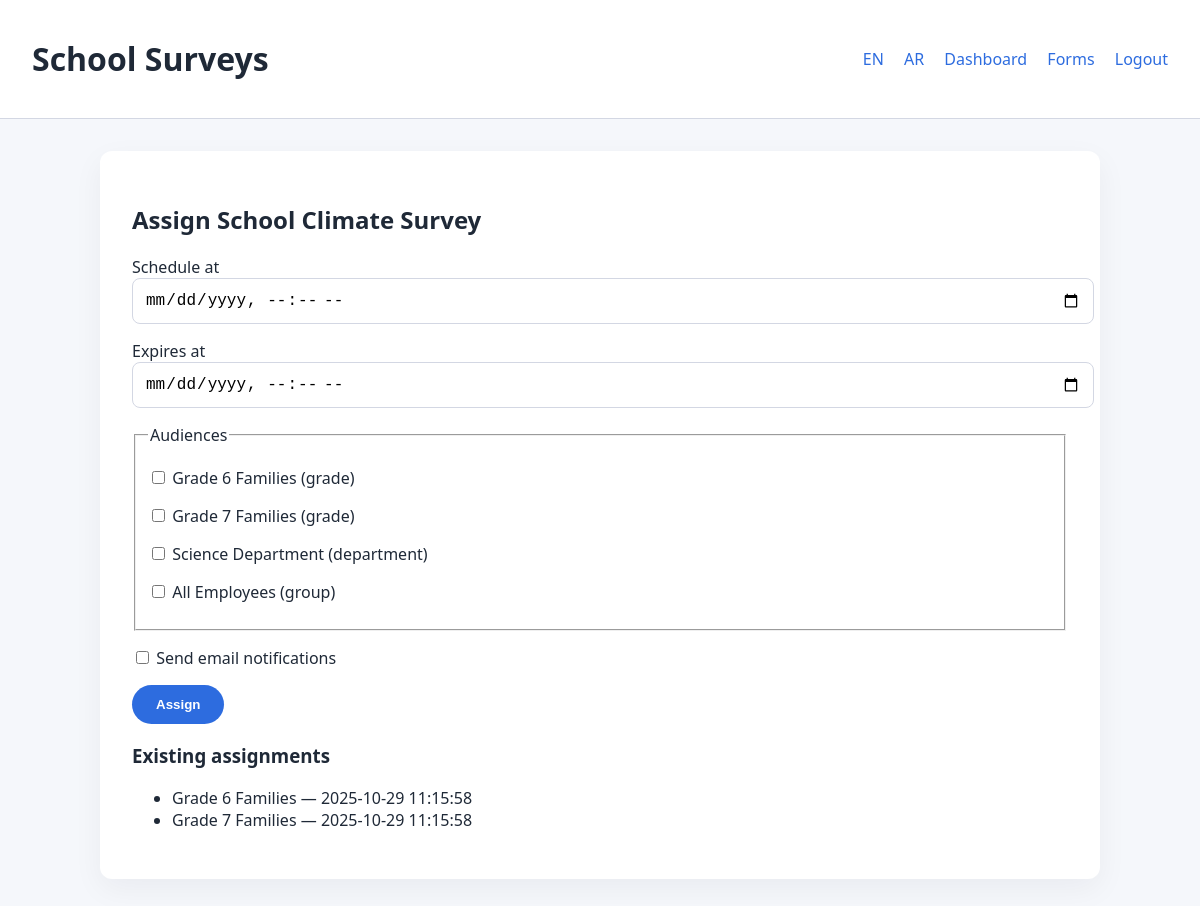
The page /forms/1/assign (signed in) on the database its author committed.
### tables this page shows
CREATE TABLE forms (
    id INT AUTO_INCREMENT PRIMARY KEY,
    owner_id INT NOT NULL,
    title VARCHAR(255) NOT NULL,
    description TEXT,
    status ENUM('draft','published') DEFAULT 'draft',
    allow_anonymous TINYINT(1) DEFAULT 0,
    allow_edits TINYINT(1) DEFAULT 0,
    target_audience ENUM('families','employees','both') DEFAULT 'families',
    settings JSON,
    created_at TIMESTAMP DEFAULT CURRENT_TIMESTAMP,
    updated_at TIMESTAMP DEFAULT CURRENT_TIMESTAMP ON UPDATE CURRENT_TIMESTAMP,
    FOREIGN KEY (owner_id) REFERENCES users(id)
);

CREATE TABLE audiences (
    id INT AUTO_INCREMENT PRIMARY KEY,
    type ENUM('grade','class','department','group') NOT NULL,
    name VARCHAR(100) NOT NULL
);

CREATE TABLE form_assignments (
    id INT AUTO_INCREMENT PRIMARY KEY,
    form_id INT NOT NULL,
    audience_id INT NOT NULL,
    scheduled_at DATETIME,
    FOREIGN KEY (form_id) REFERENCES forms(id),
    FOREIGN KEY (audience_id) REFERENCES audiences(id)
);

### app/controllers/BaseController.php (called while the page is built, shortened)
<?php
class BaseController
{
    protected function view(string $template, array $data = []): void
    {
        include __DIR__ . '/../views/layout.php';
    }
}

### app/controllers/AssignController.php (called while the page is built, shortened)
<?php
class AssignController extends BaseController
{
    private Form $forms;
    private Audience $audiences;
    private Assignment $assignments;
    public function __construct(PDO $pdo)
    {
        $this->forms = new Form($pdo);
        $this->audiences = new Audience($pdo);
        $this->assignments = new Assignment($pdo);
    }
    public function show(int $id): void
    {
        $form = $this->forms->find($id);
        $audiences = $this->audiences->all();
        $assignments = $this->assignments->getByForm($id);
        $this->view('forms/assign', [
            'form' => $form,
            'audiences' => $audiences,
            'assignments' => $assignments,
            'csrf' => Csrf::field(),
        ]);
    }
}

### public/index.php (called while the page is built, shortened)
<?php
$config = require __DIR__ . '/../config.php';
$dsn = sprintf('mysql:host=%s;port=%d;dbname=%s;charset=%s', $config['db']['host'], $config['db']['port'], $config['db']['database'], $config['db']['charset']);
$pdo = new PDO($dsn, $config['db']['username'], $config['db']['password'], [
    PDO::ATTR_ERRMODE => PDO::ERRMODE_EXCEPTION,
]);
$router = new Router();
$authController = new AuthController($pdo);
$dashboardController = new DashboardController($pdo);
$formController = new FormController($pdo);
$builderController = new BuilderController($pdo);
$assignController = new AssignController($pdo);
$responseController = new ResponseController($pdo);
$analyticsController = new AnalyticsController($pdo);
$exportController = new ExportController($pdo);
$localeController = new LocaleController($pdo);
$router->get('/', fn() => header('Location: /login'));
$router->get('/login', fn() => $authController->showLogin());
$router->post('/login', fn() => $authController->login());
$router->get('/logout', fn() => $authController->logout());
$router->get('/locale/en', fn() => $localeController->switch('en'));
$router->get('/locale/ar', fn() => $localeController->switch('ar'));
$router->get('/dashboard', function () use ($dashboardController) {
    AuthMiddleware::requireLogin(['admin', 'employee'])(function () use ($dashboardController) {
        $dashboardController->index();
    });
});
$router->get('/forms', function () use ($formController) {
    AuthMiddleware::requireLogin(['admin', 'employee'])(function () use ($formController) {
        $formController->index();
    });
});
$router->get('/forms/create', function () use ($formController) {
    AuthMiddleware::requireLogin(['admin', 'employee'])(function () use ($formController) {
        $formController->create();
    });
});
$router->post('/forms', function () use ($formController) {
    AuthMiddleware::requireLogin(['admin', 'employee'])(function () use ($formController) {
        $formController->store();
    });
});
$router->get('/forms/(\d+)/edit', function ($id) use ($formController) {
    AuthMiddleware::requireLogin(['admin', 'employee'])(function () use ($formController, $id) {
        $formController->edit((int)$id);
    });
});
$router->post('/forms/(\d+)', function ($id) use ($formController) {
    AuthMiddleware::requireLogin(['admin', 'employee'])(function () use ($formController, $id) {
        $formController->update((int)$id);
    });
});
$router->get('/forms/(\d+)/builder', function ($id) use ($builderController) {
    AuthMiddleware::requireLogin(['admin', 'employee'])(function () use ($builderController, $id) {
        $builderController->builder((int)$id);
    });
});
$router->post('/forms/(\d+)/questions', function ($id) use ($builderController) {
    AuthMiddleware::requireLogin(['admin', 'employee'])(function () use ($builderController, $id) {
        $builderController->addQuestion((int)$id);
    });
});
$router->post('/forms/(\d+)/reorder', function ($id) use ($builderController) {
    AuthMiddleware::requireLogin(['admin', 'employee'])(function () use ($builderController, $id) {
        $builderController->reorder((int)$id);
    });
});
$router->get('/forms/(\d+)/assign', function ($id) use ($assignController) {
    AuthMiddleware::requireLogin(['admin', 'employee'])(function () use ($assignController, $id) {
        $assignController->show((int)$id);
    });
});
$router->post('/forms/(\d+)/assign', function ($id) use ($assignController) {
    AuthMiddleware::requireLogin(['admin', 'employee'])(function () use ($assignController, $id) {
        $assignController->assign((int)$id);
    });
});
$router->get('/forms/(\d+)/analytics', function ($id) use ($analyticsController) {
    AuthMiddleware::requireLogin(['admin', 'employee'])(function () use ($analyticsController, $id) {
        $analyticsController->show((int)$id);
    });
});
$router->get('/forms/(\d+)/export/responses', function ($id) use ($exportController) {
    AuthMiddleware::requireLogin(['admin', 'employee'])(function () use ($exportController, $id) {
        $exportController->exportResponses((int)$id);
    });
});
$router->get('/forms/(\d+)/export/analytics', function ($id) use ($exportController) {
    AuthMiddleware::requireLogin(['admin', 'employee'])(function () use ($exportController, $id) {
        $exportController->exportAnalytics((int)$id);
    });
});
$router->get('/respond/([A-Za-z0-9]+)', function ($token) use ($responseController) {
    $responseController->show($token);
});
$router->post('/respond/([A-Za-z0-9]+)', function ($token) use ($responseController) {
    $responseController->submit($token);
});
$router->dispatch($_SERVER['REQUEST_METHOD'], $_SERVER['REQUEST_URI']);

### app/middleware/AuthMiddleware.php (called while the page is built, shortened)
<?php
class AuthMiddleware
{
    public static function requireLogin(array $roles = []): callable
    {
        return function (callable $next) use ($roles) {
            if (!Auth::check()) {
                header('Location: /login');
                exit;
            }
            if ($roles && !Auth::userHasRole($roles)) {
                http_response_code(403);
                echo 'Forbidden';
                return;
            }
            $next();
        };
    }
}

### app/models/BaseModel.php (called while the page is built, shortened)
<?php
abstract class BaseModel
{
    public function __construct(PDO $pdo)
    {
        $this->pdo = $pdo;
    }
}

### app/models/Form.php (called while the page is built, shortened)
<?php
class Form extends BaseModel
{
    public function find(int $id): ?array
    {
        $stmt = $this->pdo->prepare('SELECT * FROM forms WHERE id = :id');
        $stmt->execute(['id' => $id]);
        $form = $stmt->fetch(PDO::FETCH_ASSOC);
        return $form ?: null;
    }
}

### app/models/Audience.php (called while the page is built, shortened)
<?php
class Audience extends BaseModel
{
    public function all(): array
    {
        $stmt = $this->pdo->query('SELECT * FROM audiences ORDER BY type, name');
        return $stmt->fetchAll(PDO::FETCH_ASSOC);
    }
}

### app/models/Assignment.php (called while the page is built, shortened)
<?php
class Assignment extends BaseModel
{
    public function getByForm(int $formId): array
    {
        $stmt = $this->pdo->prepare('SELECT fa.*, a.name, a.type FROM form_assignments fa JOIN audiences a ON fa.audience_id = a.id WHERE fa.form_id = :form_id');
        $stmt->execute(['form_id' => $formId]);
        return $stmt->fetchAll(PDO::FETCH_ASSOC);
    }
}

### app/views/forms/assign.php (the view, shortened to what this page needs)
<section>
    <h2>Assign <?= htmlspecialchars($form['title']) ?></h2>
    <form method="POST" action="/forms/<?= $form['id'] ?>/assign">
        <label>Schedule at
            <input type="datetime-local" name="scheduled_at">
        </label>
        <label>Expires at
            <input type="datetime-local" name="expires_at">
        </label>
        <fieldset>
            <legend>Audiences</legend>
            <?php foreach ($audiences as $audience): ?>
                <label>
                    <input type="checkbox" name="audiences[]" value="<?= $audience['id'] ?>">
                    <?= htmlspecialchars($audience['name']) ?> (<?= htmlspecialchars($audience['type']) ?>)
                </label>
            <?php endforeach; ?>
        </fieldset>
        <label><input type="checkbox" name="send_emails"> Send email notifications</label>
        <button type="submit">Assign</button>
    </form>
    <h3>Existing assignments</h3>
    <ul>
        <?php foreach ($assignments as $assignment): ?>
            <li><?= htmlspecialchars($assignment['name']) ?> — <?= htmlspecialchars($assignment['scheduled_at']) ?></li>
        <?php endforeach; ?>
    </ul>
</section>

### app/router.php (shortened to what this page needs)
<?php
class Router
{
    private array $routes = [];
    public function get(string $path, callable $handler): void
    {
        $this->routes['GET'][] = [$path, $this->compile($path), $handler];
    }
    public function post(string $path, callable $handler): void
    {
        $this->routes['POST'][] = [$path, $this->compile($path), $handler];
    }
    private function compile(string $path): string
    {
        return '#^' . $path . '$#';
    }
    public function dispatch(string $method, string $uri): void
    {
        $path = rtrim(parse_url($uri, PHP_URL_PATH) ?? '/', '/') ?: '/';
        $routes = $this->routes[$method] ?? [];
        foreach ($routes as [$route, $pattern, $handler]) {
            if ($route === $path || preg_match($pattern, $path, $matches)) {
                $params = array_slice($matches ?? [], 1);
                $handler(...$params);
                return;
            }
        }
    }
}

### public/css/styles.css (style rules this page uses)
:root { font-family: 'Segoe UI', sans-serif; color-scheme: light; --primary: #2d6cdf; --background: #f5f7fb; --border: #d3d7e3; }
body.layout { margin: 0; background: var(--background); color: #1f2937; }
.auth, .dashboard, section { background: white; padding: 2rem; border-radius: 12px; box-shadow: 0 10px 30px rgba(15, 23, 42, 0.05); }
label { display: block; margin-block: 1rem; }
input[type="text"], input[type="email"], input[type="password"], textarea, select, input[type="datetime-local"], input[type="date"] { width: 100%; padding: 0.75rem; border: 1px solid var(--border); border-radius: 8px; font-size: 1rem; }
button, .button { background: var(--primary); color: white; border: none; padding: 0.75rem 1.5rem; border-radius: 999px; cursor: pointer; display: inline-block; font-weight: 600; }

### rows shown on the page
forms: title "School Climate Survey"
audiences: name "Grade 6 Families", type "grade"
audiences: name "Grade 7 Families", type "grade"
audiences: name "Science Department", type "department"
audiences: name "All Employees", type "group"
form_assignments: audience.name "Grade 6 Families", scheduled_at "2025-10-29 11:15:58"
form_assignments: audience.name "Grade 7 Families", scheduled_at "2025-10-29 11:15:58"
